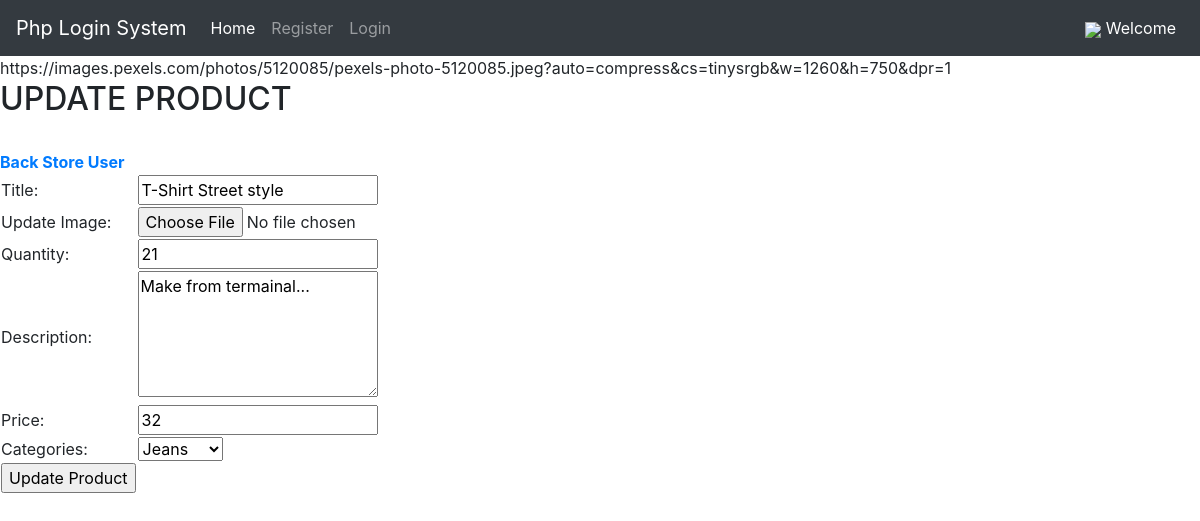
The app's page /Admin/edit_product_user.php?id_user=16&&role_user=0&&id_product=47 with its own data.
### tables this page shows
CREATE TABLE `products` (
  `id` int(11) NOT NULL,
  `id_cate` int(11) NOT NULL,
  `id_user` int(11) NOT NULL,
  `title` varchar(256) NOT NULL,
  `image` text NOT NULL,
  `quantity` int(11) NOT NULL,
  `description` text NOT NULL,
  `price` decimal(10,0) NOT NULL,
  `created_at` timestamp NOT NULL DEFAULT current_timestamp() ON UPDATE current_timestamp(),
  `updated_at` timestamp NOT NULL DEFAULT '0000-00-00 00:00:00'
);

CREATE TABLE `categories` (
  `id` int(11) NOT NULL,
  `name_category` varchar(256) NOT NULL,
  `image_category` text DEFAULT NULL,
  `belong_category` int(11) DEFAULT NULL
);

### Admin/edit_product_user.php (the view, shortened to what this page needs)
<?php
require "../component/header.php";
if (isset($_GET["id_product"]) && isset($_GET["id_user"])) {
    $id_product = $_GET["id_product"];
    $id_user = $_GET["id_user"];
     $role_user = $_GET["role_user"];
    $sql_getData = "SELECT * FROM products WHERE id=$id_product";
    $res = mysqli_query($conn, $sql_getData);
    $count = mysqli_num_rows($res);
    if ($count == 1) {
        $row = mysqli_fetch_assoc($res);
        $id_cate = $row["id_cate"];
        $title = $row["title"];
        $curr_image = $row["image"];
        echo $curr_image;
        $quantity = $row["quantity"];
        $description = $row["description"];
        $price = $row["price"];
    } else {
 $_SESSION["messenger"] = "Not exist product user";
        header("location:" ."show_product_user.php?id_user=".$id_user."&&role_user=".$role_user);
    }
} else {
    $_SESSION["messenger"] = "Not exist product user";
        header("location:" ."show_product_user.php?id_user=".$id_user."&&role_user=".$role_user);
}
?>
<div class="main-concept">
        <div class="wapper">
            <h2>UPDATE PRODUCT</h2>
            <br>
            <a href="show_product_user.php?id_user=<?php echo $id_user; ?>&&role_user=<?php echo $role_user; ?>" class="btn-add"><b>Back Store User </b></a>
            <form action="" method="POST" enctype="multipart/form-data">
                    <table class="form-add-categories">
                        <tr>
                            <td>Title:</td>
                            <td><input type="text" name="title" style="width: 15em"  value="<?php echo $title; ?>"></td>
                        </tr>
                          <tr>
                            <td>Update Image:</td>
                            <td>
                                <input type="file" name="image_product">
                            </td>
                        </tr>
                         <tr>
                            <td>Quantity:</td>
                            <td>
                                <input type="number" name="quantity" style="width: 15em" value="<?php echo $quantity; ?>">
                            </td>
                        </tr>
                        <tr>
                            <td>Description:</td>
                            <td><textarea name="description" style="width: 15em" rows="5" ><?php echo $description; ?></textarea></td>
                        </tr>
                        <tr>
                            <td>Price:</td>
                            <td>
                                <input type="number" name="price" style="width: 15em" value="<?php echo $price; ?>">
                            </td>
                        </tr>
                        <tr>
                            <td>Categories:</td>
                            <td>
                                <select name="category">
                                    <?php
                                    $sql_category = "SELECT * FROM categories";
                                    $res_categoy = mysqli_query(
                                        $conn,
                                        $sql_category
                                    );
                                    $count = mysqli_num_rows($res_categoy);
                                    if ($count > 0) {
                                        while (
                                            $row = mysqli_fetch_assoc(
                                                $res_categoy
                                            )
                                        ) {
                                            $category_id = $row["id"];
                                            $category_kind =
                                                $row["name_category"];
                                            ?>
                                                    <option  value="<?php echo $category_id; ?>"
                                                    <?php if (
                                                        $id_cate == $category_id
                                                    ) {
                                                        echo 'selected="selected"';
                                                    } ?>>
                                                    <?php echo $category_kind; ?>
                                                  </option>
                                                <?php
                                        }
                                    } else {
                                        ?>
                                                <option value="0">Catgories Empty</option>
                                            <?php
                                    }
                                    ?>
                                </select>
                            </td>
                        </tr>
                        <tr>
                            <td>
                                <input type="submit" name="submit" value="Update Product" class="btn-submit">
                            </td>
                        </tr>
                    </table>
                </form>
        </div>
    </div>

### records on screen
products: image "https://images.pexels.com/photos/5120085/pexels-photo-5120085.jpeg?auto=compress&cs=tinysrgb&w=1260&h=750&dpr=1", title "T-Shirt Street style", quantity "21", description "Make from termainal...", price "32", category "Jeans"
